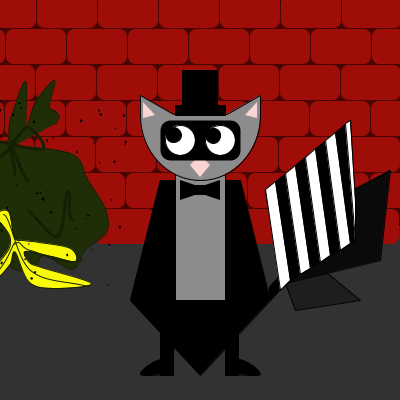
Frame 1 (no input)
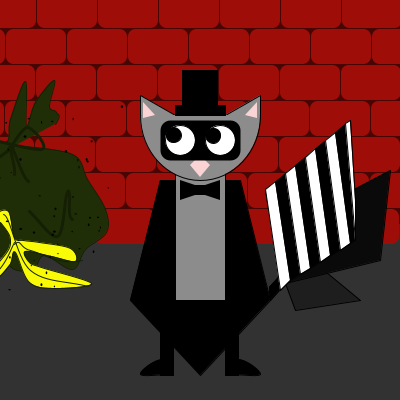
Frame 60 (the mouse pressed at the canvas centre just before this capture)
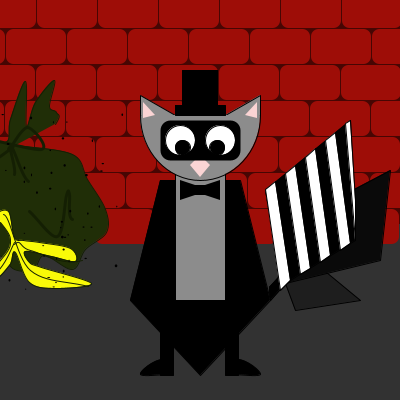
Frame 120 (the mouse held since frame 60 and released just before this capture)

The Processing sketch that drew these frames (run headless with seeded random() and noise(); from frame 60 on, the mouse is pressed at the canvas centre):

// Processing sketch: processing_70346
// ── processing_70346.pde

/* *******************************************************************************************************************************
 Monstre intéractif de Kim Guilbault
 TP3 dans le cours EDM4600  
 
  Animations
  - On peut lui voler son chapeau.
  - On peut lui "poker" l'oeil gauche ou l'oeil droit
  - Des mouches volent autour des déchets
  - Les yeux suivent la souris
  
  Sources
  Je me suis inspiré de http://www.openprocessing.org/sketch/69121 pour reproduire les mouches sinon j'ai codé à partir de mes notes
  de cours.
 ******************************************************************************************************************************** */


//VARIABLES GLOBALES
//Pour la position du personnage
float x;
float y;

//Pour la position du chapeau
float xChapeau;
float yChapeau;
int largeurChapeau;
int hauteurChapeau;

//Pour la position de la base du chapeau  
float xChapeauBase;
float yChapeauBase;
int largeurBaseChapeau;
int hauteurBaseChapeau;

//Pour animer le chapeau
boolean tenirChapeau = false;

//Pour animer les yeux
boolean pockOeilDroit = false;
boolean pockOeilGauche = false;
int incrementationOeilDroit;
float distanceOeilDroit;
float distanceOeilGauche;

//Yeux
float yeuxGaucheX;
float yeuxGaucheY;
float yeuxDroiteX;
float yeuxDroiteY;
float yeuxDiametre = 30;
int oeilHauteurDroit = 30;
int oeilHauteurGauche = 30;
int pupilleDiametre;

//Tableau de mouches
final int nbrMouches = 50;
float [] tableauMouchesX;
float [] tableauMouchesY;


void setup() {
  size(400, 400);
  smooth();

  //Chapeau
  xChapeau = (width/2) - 17.5;
  yChapeau = (height/2) -130;
  largeurChapeau = 35;
  hauteurChapeau = 40;
  
  //Base chapeau
  xChapeauBase = (width/2) - 25;
  yChapeauBase = (height/2) - 95;
  largeurBaseChapeau = 50;
  hauteurBaseChapeau = 10;

  //Tableau de mouches
  tableauMouchesX = new float[nbrMouches];
  tableauMouchesY = new float[nbrMouches];
  
  //Remplir le tableau de mouche de valeures aléatoires
  int i = 0;
  while ( i < nbrMouches ) {
    tableauMouchesX[i] = random(-10, 130);
    tableauMouchesY[i] = random(100, 300);
    i = i+1;
  }
    
}

void draw() {
  background(50);
  dessinerDecor();

  //Positionner le monstre dans le milieu de la scène
  x = width/2;
  y = height/2;

  strokeWeight(1);
  stroke(0);

  //Pieds 
  int piedLargeur = 13;
  int piedHauteur = 50;

  fill(0);
  rect(x+25, y+125, piedLargeur, piedHauteur); //Gauche
  beginShape();
  curveVertex(x, y+174);
  curveVertex(x+37, y+159);
  curveVertex(x+60, y+174);
  curveVertex(x+30, y+174);
  curveVertex(x, y+174);
  endShape();

  rect(x-40, y+125, piedLargeur, piedHauteur); //Droit
  beginShape();
  curveVertex(x, y+174);
  curveVertex(x-37, y+159);
  curveVertex(x-60, y+174);
  curveVertex(x-30, y+174);
  curveVertex(x, y+174);
  endShape();

  //Corps du monstre
  beginShape();
  vertex(x+40, y-20);
  vertex(x+70, y+100);
  vertex(x, y+175);
  vertex(x-70, y+100);
  vertex(x-40, y-20);
  endShape();

  //Habit 
  fill(140);
  quad(x+25, y-35, x+25, y+100, x-25, y+100, x-25, y-35);

  //Tête
  arc(x, y-85, 120, 130, 0, PI);

  //Oreilles 
  triangle(x-60, y-105, x-25, y-85, x-60, y-85); //Gauche
  triangle(x+60, y-105, x+25, y-85, x+60, y-85); //Droite
  stroke(140);
  line(x-25, y-85, x-59, y-85); //Gauche
  line(x+25, y-85, x+59, y-85); //Droite

  //Intérieur d'oreilles
  noStroke();
  fill(250, 212, 212);
  triangle(x+57, y-98, x+45, y-85, x+57, y-82);
  triangle(x-57, y-98, x-45, y-85, x-57, y-82);

  //Nez
  quad(x, y-45, x+10, y-35, x, y-23, x-10, y-35);

  //Noeud papillon
  fill(0);
  noStroke();
  beginShape();
  vertex(x+20, y-20); //Coin supérieur droit
  vertex(x+20, y);
  vertex(x+5, y-5);
  vertex(x-5, y-5);
  vertex(x-20, y);
  vertex(x-20, y-20);
  vertex(x-5, y-15);
  vertex(x+5, y-15);
  vertex(x+20, y-20);
  endShape();
  stroke(0);

  //Queue petite
  fill(30);
  beginShape();
  vertex(x+85, y+83); //Point le plus à gauche de la queue
  vertex(x+120, y+67);
  vertex(x+160, y+100);
  vertex(x+95, y+110);
  vertex(x+85, y+83);
  endShape();

  //Queue moyenne
  fill(10);
  beginShape();
  vertex(x+70, y+100); //Point le plus bas de la queue
  vertex(x+69, y+87);
  vertex(x+80, y+75);
  vertex(x+95, y+20);
  vertex(x+190, y-30);
  vertex(x+180, y+60);
  vertex(x+85, y+83);
  vertex(x+70, y+100);
  endShape();

  //Queue grande
  fill(0);
  beginShape();
  vertex(x+70, y+100); //Point le plus bas de la queue
  vertex(x+69, y+87);
  vertex(x+80, y+75);
  vertex(x+65, y-10);
  vertex(x+150, y-80);
  vertex(x+155, y+40);
  vertex(x+85, y+83);
  vertex(x+70, y+100);
  endShape();

  //Rayures queue grande
  fill(255);
  quad(x+65.5, y-10.5, x+75, y-18.5, x+90, y+80, x+80, y+90);
  quad(x+85, y-26.5, x+95, y-34.5, x+110, y+68, x+100, y+74);
  quad(x+105, y-42.5, x+115, y-51.5, x+130, y+55, x+120, y+62);
  quad(x+125, y-59.5, x+135, y-67.5, x+150, y+43, x+140, y+50);
  quad(x+145, y-76.5, x+150, y-79.5, x+155, y, x+155, y+40);


  //Bandeau sur les yeux
  fill(0);
  strokeJoin(ROUND);
  strokeWeight(20);
  beginShape();
  vertex(x-30, y-70); 
  vertex(x+30, y-70);
  vertex(x+30, y-50);
  vertex(x-30, y-50);
  vertex(x-30, y-70);
  endShape();
  strokeWeight(1);

  //Yeux 
  yeuxGaucheX = x-20;
  yeuxGaucheY = y-60;
  yeuxDroiteX = x+20;
  yeuxDroiteY = y-60;
  pupilleDiametre = 15;

  fill(255);
  ellipse(yeuxGaucheX, yeuxGaucheY, yeuxDiametre, oeilHauteurGauche); //Gauche
  ellipse(yeuxDroiteX, yeuxDroiteY, yeuxDiametre, oeilHauteurDroit); //Droit
 
  //Yeux suivent la souris
  //gauche
  float radiansOeilGauche = atan2(mouseY-yeuxGaucheY, mouseX-yeuxGaucheX);
  float distanceOeilGauche = dist(mouseX, mouseY, yeuxGaucheX, yeuxGaucheY);
  distanceOeilGauche = constrain(distanceOeilGauche, 0, yeuxDiametre/2 - pupilleDiametre/2);
  float pupilleGaucheX = cos(radiansOeilGauche) * distanceOeilGauche + yeuxGaucheX;
  float pupilleGaucheY = sin(radiansOeilGauche) * distanceOeilGauche + yeuxGaucheY;

  //droit
  float radiansOeilDroite = atan2(mouseY-yeuxDroiteY, mouseX-yeuxDroiteX);
  float distanceOeilDroite = dist(mouseX, mouseY, yeuxDroiteX, yeuxDroiteY);
  distanceOeilDroite = constrain(distanceOeilDroite, 0, yeuxDiametre/2 - pupilleDiametre/2);
  float pupilleDroiteX = cos(radiansOeilDroite) * distanceOeilDroite + yeuxDroiteX;
  float pupilleDroiteY = sin(radiansOeilDroite) * distanceOeilDroite + yeuxDroiteY;
  
  //Dessiner la pupille
  fill(0);
  ellipse(pupilleGaucheX, pupilleGaucheY, pupilleDiametre, pupilleDiametre); //Gauche
  ellipse(pupilleDroiteX, pupilleDroiteY, pupilleDiametre, pupilleDiametre); //Droit

  //Vérifier si l'état de l'oeil est à true et s'il est plus grand que 0
  if (pockOeilDroit == true && oeilHauteurDroit > 0 ) {
    oeilHauteurDroit -= 3;
    sourcilFache();
  }
  else if (oeilHauteurDroit <= 0) {
    oeilHauteurDroit = 30;
    pockOeilDroit = false;
  }
  //Vérifier si l'état de l'oeil est à true et s'il est plus grand que 0
  if (pockOeilGauche == true && oeilHauteurGauche > 0 ) {
    oeilHauteurGauche -= 3;
    sourcilFache();
  }
  else if (oeilHauteurGauche <= 0) {
    oeilHauteurGauche = 30;
    pockOeilGauche = false;
  }

  //Chapeau
  if (tenirChapeau == true) {
    
    //Faire suivre la souris
    xChapeau = mouseX - (largeurChapeau / 2)  ;
    yChapeau = mouseY - (hauteurChapeau / 2)  ;
    xChapeauBase = mouseX - (largeurBaseChapeau / 2);
    yChapeauBase = mouseY + hauteurChapeau / 2;

    sourcilFache();
  }
  //Sinon, il retourne sur la tête du monstre
  else {
    float facteur = 0.2;

    xChapeau = (((width/2) - 17.5) - xChapeau) * facteur + xChapeau;
    yChapeau = (((height/2) - 130) - yChapeau) * facteur + yChapeau;
    xChapeauBase = (((width/2) - 25) - xChapeauBase) * facteur + xChapeauBase;
    yChapeauBase = (((height/2) - 95) - yChapeauBase) * facteur + yChapeauBase;
  }
  //Dessiner le chapeau
  fill(0);
  stroke(0);
  rect(xChapeauBase, yChapeauBase, largeurBaseChapeau, hauteurBaseChapeau);
  rect(xChapeau, yChapeau, largeurChapeau, hauteurChapeau);
   
  //Vérifier si la souris clique dans le chapeau
  if (mousePressed) {
    if ((mouseX > (xChapeau) && mouseX < (xChapeau) + largeurChapeau && mouseY > (yChapeau) && mouseY < (yChapeau) + hauteurChapeau) || (mouseX > (xChapeauBase) && mouseX < (xChapeauBase) + largeurBaseChapeau && mouseY > (yChapeauBase) && mouseY < (yChapeauBase) + hauteurBaseChapeau ) ) {
      tenirChapeau = true;
    }
  }

  //Tableau de mouches
  for ( int j = 0; j < nbrMouches ; j += 1 ) {
    tableauMouchesX[j] = tableauMouchesX[j] + random(-5, 5);
    tableauMouchesY[j] = tableauMouchesY[j] + random(-5, 5);
 
  //Si les mouches dépassent le cadre invisible ou leur réasigne une valeur aléatoire
  if (tableauMouchesX[j] >= 130 || tableauMouchesX[j] <= -10 || tableauMouchesY[j] >= 300 || tableauMouchesY[j] <= 100) {
    tableauMouchesX[j] = random(-10, 130);
    tableauMouchesY[j] = random(100, 300);
  }
  //Dessine les mouches  
  noStroke();
  fill (0);
  ellipse( tableauMouchesX[j], tableauMouchesY[j], random(1,3), random(1,3));
  }
  

}//fin void draw()


void sourcilFache() {
  noStroke();
  fill(80);

  //Sourcil gauche
  float radiansCarre = 0.3;
  pushMatrix(); 
  rotate(radiansCarre); 
  rect(198, 64, 30, 5); 
  popMatrix(); 

  //Sourcil droit
  float radiansCarre2 = -0.3;
  pushMatrix(); 
  rotate(radiansCarre2); 
  rect(155, 182, 30, 5); 
  popMatrix(); 
}// Fin void sourcilFache()


void mousePressed() {

  //Vérifier si la souris clique l'oeil droit
  distanceOeilDroit = dist(mouseX, mouseY, yeuxDroiteX, yeuxDroiteY);

  //Oeil Droit
  if (distanceOeilDroit < (yeuxDiametre / 2)) {
    pockOeilDroit = true;
  }
  //Vérifier si la souris clique l'oeil Gauche
  distanceOeilGauche = dist(mouseX, mouseY, yeuxGaucheX, yeuxGaucheY);

  //Oeil Gauche
  if (distanceOeilGauche < (yeuxDiametre / 2)) {
    pockOeilGauche = true;
  }
}//Fin void mousePressed()



void mouseReleased() {
  tenirChapeau = false;
}//Fin void mouseReleased()


void dessinerDecor() {

  //Rangées de briques
  fill(71, 6, 3);
  rect(0, 0, 400, 224);
  fill(158, 13, 7);
  stroke(158, 13, 7);
  strokeJoin(ROUND);
  strokeWeight(15);

  float r = -200;
  for (int rangeeY=0; rangeeY<218; rangeeY=rangeeY+36 ) {
    for (float rangeeX = r; rangeeX < width; rangeeX = rangeeX + 61) {
      beginShape();
      vertex(rangeeX, rangeeY); 
      vertex(rangeeX+45, rangeeY);
      vertex(rangeeX+45, rangeeY+20);
      vertex(rangeeX, rangeeY+20);
      vertex(rangeeX, rangeeY);
      endShape();
    }
    r=r+30;
  }

  //Sac de poubelle
  fill(32, 46, 7);
  stroke(20, 31, 3);
  strokeWeight(1);
  beginShape();
  curveVertex(15, 143);
  curveVertex(16, 145);
  curveVertex(72, 154);
  curveVertex(87, 179);
  curveVertex(105, 209);
  curveVertex(106, 232);
  curveVertex(85, 249);
  curveVertex(72, 269);
  curveVertex(44, 255);
  curveVertex(33, 269);
  curveVertex(14, 269);
  curveVertex(-1, 255);
  curveVertex(-21, 257);
  curveVertex(-37, 232);
  curveVertex(-70, 229);
  curveVertex(-55, 206);
  curveVertex(-33, 183);
  curveVertex(-50, 149);
  curveVertex(-38, 122);
  curveVertex(4, 142);
  curveVertex(10, 119);
  curveVertex(25, 81);
  curveVertex(26, 126);
  curveVertex(35, 102);
  curveVertex(54, 80);
  curveVertex(49, 106);
  curveVertex(56, 112);
  curveVertex(55, 124);
  curveVertex(13.5, 179.5);
  endShape();

  //Boucle du sac de poubelle
  strokeWeight(3);
  noFill();
  beginShape();
  curveVertex(48, 173);
  curveVertex(28, 181);
  curveVertex(12, 148);
  curveVertex(9, 149);
  curveVertex(27, 127);
  curveVertex(41, 149);
  curveVertex(-24, 138);
  curveVertex(-14, 162);
  curveVertex(11, 148);
  curveVertex(10, 149);
  curveVertex(14, 174);
  curveVertex(2, 182);
  endShape();

  //Ligne sur le sac de poubelle
  beginShape();
  curveVertex(102, 207);
  curveVertex(72, 219);
  curveVertex(69, 194);
  curveVertex(66, 195);
  curveVertex(57, 236);
  curveVertex(29, 211);
  curveVertex(-0.5, 184);
  endShape();

  //Banane
   fill(249,250,8);
   strokeWeight(1);
   beginShape();
   curveVertex(4,240);
   curveVertex(-5,216);
   curveVertex(8,211);
   curveVertex(14,237);
   curveVertex(23,240);
   curveVertex(39,242);
   curveVertex(70,248);
   curveVertex(75,261);
   curveVertex(51,256);
   curveVertex(25,251);
   curveVertex(29,262);
   curveVertex(41,267);
   curveVertex(91,283);
   curveVertex(55,288);
   curveVertex(29,282);
   curveVertex(15,252);
   curveVertex(11,261);
   curveVertex(9,265);
   curveVertex(-2,277);
   curveVertex(-12,278);
   curveVertex(-4,262);
   curveVertex(0,260);
   curveVertex(10,243);
   curveVertex(0,222);
   curveVertex(-54.5,164);
   endShape();
   
   
   //Ligne centre banane
   noFill();
   beginShape();
   curveVertex(-12,265);
   curveVertex(3,214);
   curveVertex(30,270);
   curveVertex(88,286);
   curveVertex(163,304);
   endShape();
   
   //Ligne droite banane
   beginShape();
   curveVertex(-11,289);
   curveVertex(14,244);
   curveVertex(30,250);
   curveVertex(82,260);
   curveVertex(161,216);
   endShape();
   
   //Ligne gauche banane
   beginShape();
   curveVertex(25,223);
   curveVertex(14,242);
   curveVertex(2,265);
   curveVertex(-26,300);
   curveVertex(-42,350);
   endShape();
}//fin void dessinerDecor()
